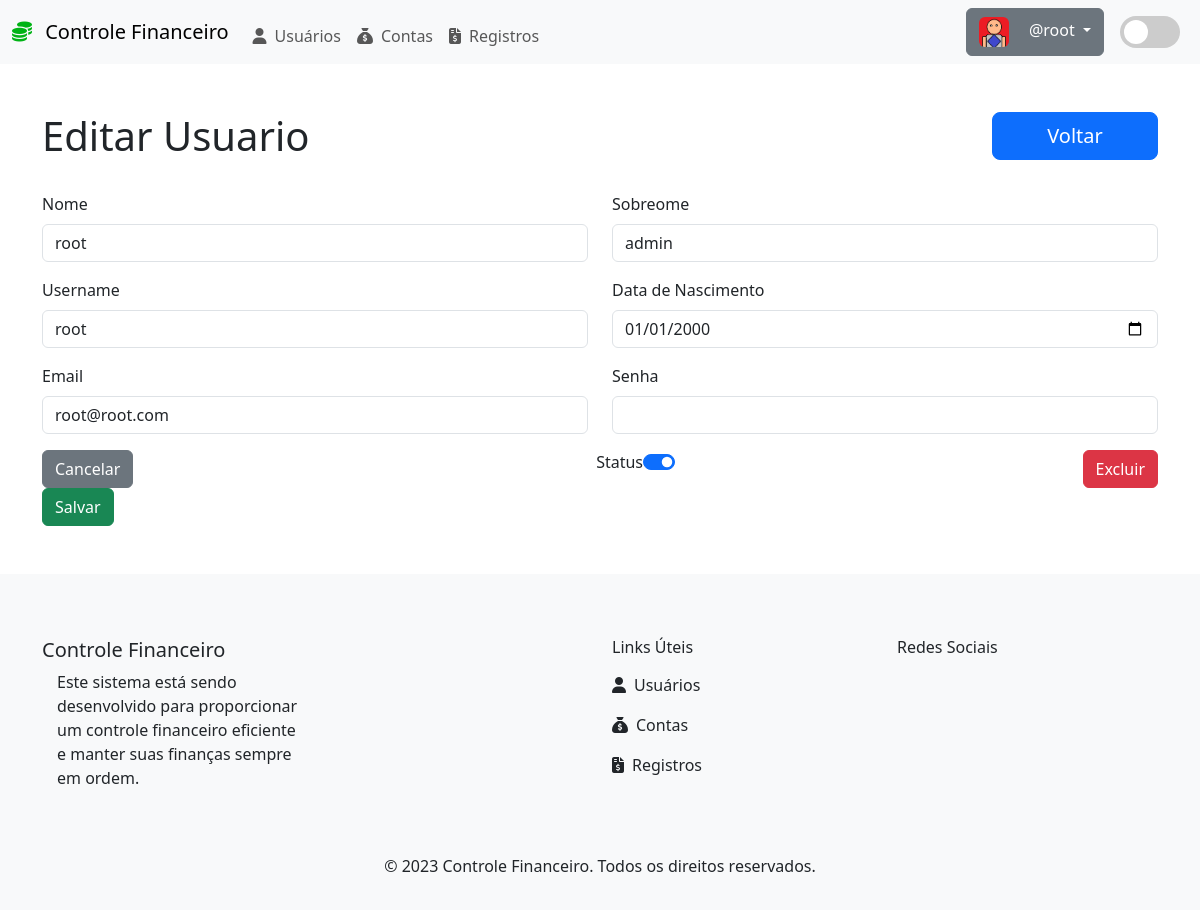
/?page=editarUsuario&idUsuario=1 (signed in), run on the app's committed database.
### tables this page shows
CREATE TABLE IF NOT EXISTS `usuario` (
  `idUsuario` int UNSIGNED NOT NULL AUTO_INCREMENT,
  `nomeUsuario` varchar(255) DEFAULT NULL,
  `sobrenomeUsuario` varchar(255) DEFAULT NULL,
  `dtNascUsuario` date DEFAULT NULL,
  `username` varchar(255) DEFAULT NULL,
  `emailUsuario` varchar(255) DEFAULT NULL,
  `senhaUsuario` varchar(255) DEFAULT NULL,
  `statusUsuario` tinyint(1) DEFAULT '0',
  PRIMARY KEY (`idUsuario`)
);

### src/usuario/edita.php (the view, shortened to what this page needs)
<div class="row">
  <div class="col-10">
    <h1>Editar Usuario</h1>
  </div>
  <div class="col-2">
    <a class="btn btn-primary btn-lg btn-block" href="?page=listarUsuario">Voltar</a>
  </div>
</div>
<br>
<?php
$sql = "SELECT * FROM usuario WHERE idUsuario = {$_REQUEST["idUsuario"]}";
$res = $conn->query($sql);
$row = $res->fetch_object();
?>
<form action="?page=salvarUsuario" method="POST">
  <div class="row">
    <div class="col-md-6 mb-3">
      <label for="nome">Nome</label>
      <input type="text" name="nome" value="<?php print $row->nomeUsuario ?>" class="form-control">
    </div>
    <div class="col-md-6 mb-3">
      <label for="sobrenome">Sobreome</label>
      <input type="text" name="sobrenome" value="<?php print $row->sobrenomeUsuario ?>" class="form-control">
    </div>
  </div>
  <div class="row">
    <div class="col-md-6 mb-3">
      <label for="username">Username</label>
      <input type="text" name="username" value="<?php print $row->username ?>" class="form-control">
    </div>
    <div class="col-md-6 mb-3">
      <label for="dtNasc">Data de Nascimento</label>
      <input type="date" name="dtNasc" value="<?php print $row->dtNascUsuario ?>" class="form-control">
    </div>
  </div>
  <div class="row">
    <div class="col-md-6 mb-3">
      <label for="email">Email</label>
      <input type="email" name="email" value="<?php print $row->emailUsuario ?>" class="form-control">
    </div>
    <div class="col-md-6 mb-3">
      <label for="senha">Senha</label>
      <input type="password" name="senha" class="form-control" required>
    </div>
  </div>
  <div class="row">
    <div class="col-md-2">
      <button type="button" class="btn btn-secondary" onclick="location.href='?page=listarUsuario'">Cancelar</button>
      <button type="submit" class="btn btn-success">Salvar</button>
    </div>
    <div class='col-md-10'>
      <div class="row">
        <div class='col-md-6'>
          <div class="form-check form-check-reverse form-switch">
            <label for="senha">Status </label>
            <input class="form-check-input btn btn-danger btn-block" name="status" <?php $row->statusUsuario == 1 ? print "checked" : "" ?> type="checkbox">
          </div>
        </div>
        <div class='col-md-6 text-right'>
          <button type='button' class='btn btn-danger' data-toggle='modal' data-target='#modalExcludeUser'>
            Excluir
          </button>
        </div>
      </div>
    </div>
  </div>
</form>

### data on the page
usuario: nome "root", sobrenome "admin", username "root", dtNasc "01/01/2000", email "root@root.com"

### other printed values
$_SESSION['username'] "root"
